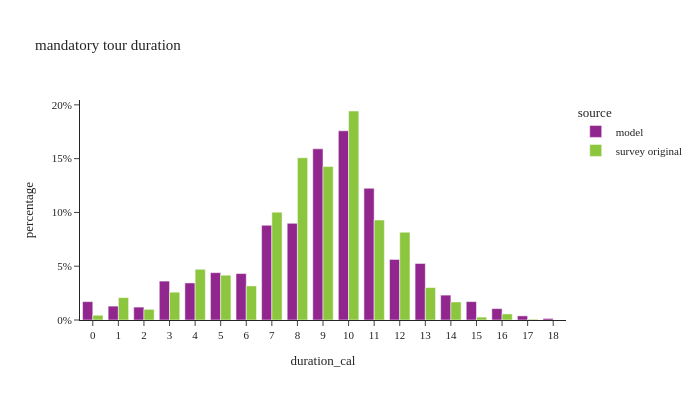

Notebook cell for this chart:
### Code cell
m_tour_data['duration_cal'] = m_tour_data['end'] - m_tour_data['start']

df_plot = m_tour_data.groupby(['source','duration_cal'])[['tour_weight']].sum().reset_index()
df_plot['percentage'] = df_plot.groupby(['source'], group_keys=False)['tour_weight']. \
    apply(lambda x: x / float(x.sum()))

fig = px.bar(df_plot, x="duration_cal", y="percentage", color="source",barmode="group",
             title="mandatory tour duration")
fig.for_each_annotation(lambda a: a.update(text = a.text.split("=")[-1]))
fig.update_layout(height=400, width=700, yaxis=dict(tickformat=".0%"), xaxis=dict(dtick="1"))
fig.show()

### Figure 1 — Plotly figure (JSON) as saved in the notebook; plotly's stock layout.template omitted (floating-point values rounded to 4 significant figures)
{"data": [{"alignmentgroup": "True", "hovertemplate": "source=model<br>duration_cal=%{x}<br>percentage=%{y}<extra></extra>", "legendgroup": "model", "marker": {"color": "#91268F", "pattern": {"shape": ""}}, "name": "model", "offsetgroup": "model", "orientation": "v", "showlegend": true, "textposition": "auto", "type": "bar", "x": [0.0, 1.0, 2.0, 3.0, 4.0, 5.0, 6.0, 7.0, 8.0, 9.0, 10.0, 11.0, 12.0, 13.0, 14.0, 15.0, 16.0, 17.0, 18.0], "xaxis": "x", "y": [0.01707, 0.0129, 0.01199, 0.03617, 0.03445, 0.04401, 0.04317, 0.08805, 0.08983, 0.1591, 0.1759, 0.1224, 0.05628, 0.05254, 0.02314, 0.01709, 0.01058, 0.003831, 0.00146], "yaxis": "y"}, {"alignmentgroup": "True", "hovertemplate": "source=survey original<br>duration_cal=%{x}<br>percentage=%{y}<extra></extra>", "legendgroup": "survey original", "marker": {"color": "#8CC63E", "pattern": {"shape": ""}}, "name": "survey original", "offsetgroup": "survey original", "orientation": "v", "showlegend": true, "textposition": "auto", "type": "bar", "x": [0.0, 1.0, 2.0, 3.0, 4.0, 5.0, 6.0, 7.0, 8.0, 9.0, 10.0, 11.0, 12.0, 13.0, 14.0, 15.0, 16.0, 17.0], "xaxis": "x", "y": [0.004433, 0.02082, 0.009908, 0.02584, 0.04714, 0.04165, 0.03169, 0.1003, 0.1508, 0.1426, 0.1943, 0.09298, 0.08159, 0.03015, 0.01677, 0.002693, 0.005647, 0.0007231], "yaxis": "y"}], "layout": {"barmode": "group", "height": 400, "legend": {"title": {"text": "source"}, "tracegroupgap": 0}, "title": {"text": "mandatory tour duration"}, "width": 700, "xaxis": {"anchor": "y", "domain": [0.0, 1.0], "dtick": "1", "title": {"text": "duration_cal"}}, "yaxis": {"anchor": "x", "domain": [0.0, 1.0], "tickformat": ".0%", "title": {"text": "percentage"}}}}
